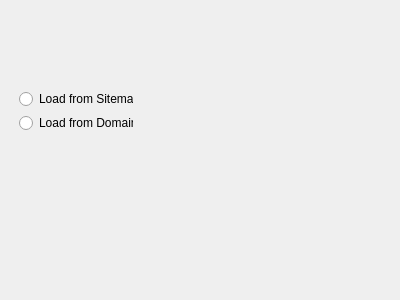
<?xml version="1.0" encoding="UTF-8"?>
<ui version="4.0">
 <class>Form</class>
 <widget class="QWidget" name="Form">
  <property name="geometry">
   <rect>
    <x>0</x>
    <y>0</y>
    <width>400</width>
    <height>300</height>
   </rect>
  </property>
  <property name="windowTitle">
   <string>Form</string>
  </property>
  <widget class="QWidget" name="verticalLayoutWidget">
   <property name="geometry">
    <rect>
     <x>19</x>
     <y>90</y>
     <width>114</width>
     <height>42</height>
    </rect>
   </property>
   <layout class="QVBoxLayout" name="verticalLayout">
    <item>
     <widget class="QRadioButton" name="radioButton">
      <property name="text">
       <string>Load from Sitemap</string>
      </property>
     </widget>
    </item>
    <item>
     <widget class="QRadioButton" name="radioButton_2">
      <property name="text">
       <string>Load from Domain</string>
      </property>
     </widget>
    </item>
   </layout>
  </widget>
 </widget>
 <resources/>
 <connections/>
</ui>
